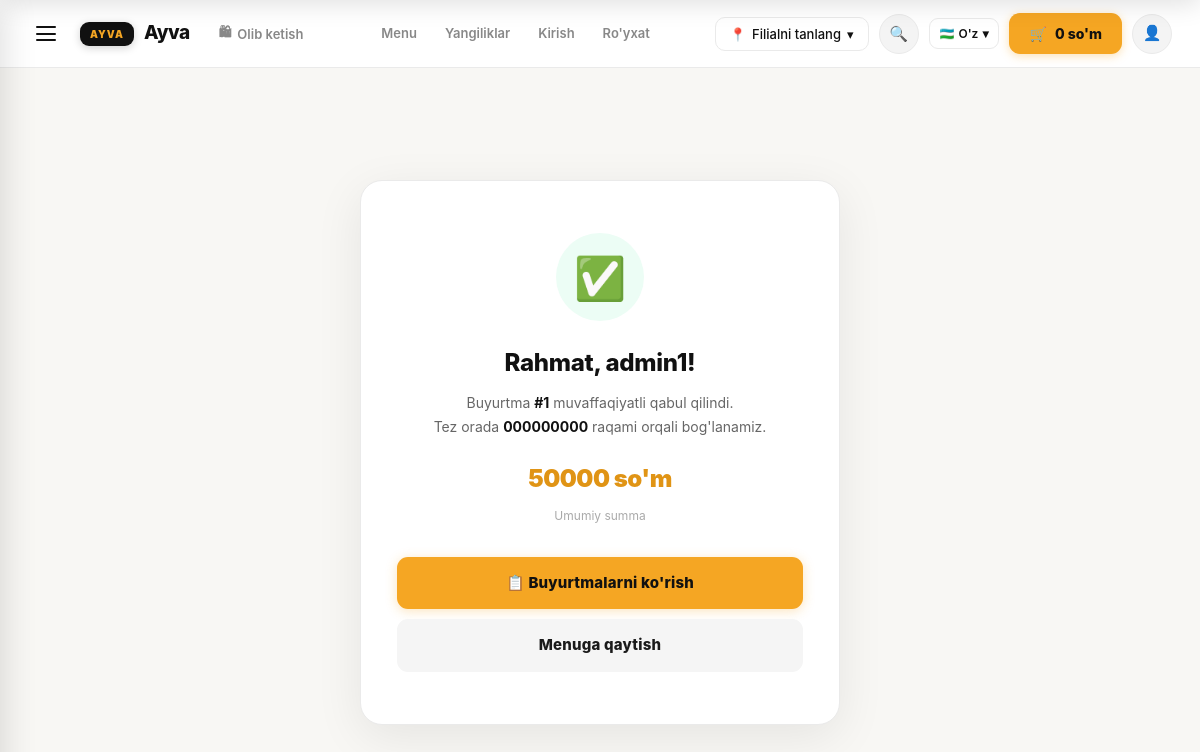
Screenshot of /order/1/tasdiqlandi/ with the database file from the repository.
### menu_app/models.py (models this page shows, shortened)
class Buyurtma(models.Model):
    HOLAT = [
        ('yangi', 'Yangi'),
        ('tasdiqlandi', 'Tasdiqlandi'),
        ('yetkazilmoqda', "Yetkazilmoqda"),
        ('yakunlandi', 'Yakunlandi'),
        ('bekor', 'Bekor qilindi'),
    ]
    foydalanuvchi = models.ForeignKey(
        settings.AUTH_USER_MODEL, on_delete=models.SET_NULL, null=True, blank=True,
        related_name='buyurtmalar'
    )
    ism = models.CharField(max_length=100)
    telefon = models.CharField(max_length=20)
    manzil = models.CharField(max_length=255, blank=True)
    izoh = models.TextField(blank=True)
    jami = models.DecimalField(max_digits=14, decimal_places=2, default=0)
    holat = models.CharField(max_length=20, choices=HOLAT, default='yangi')
    yaratilgan = models.DateTimeField(auto_now_add=True)
    class Meta:
        verbose_name = "Buyurtma"
        verbose_name_plural = "Buyurtmalar"
        ordering = ['-yaratilgan']

### menu_app/views.py (the view)
# urls.py: path('order/<int:pk>/tasdiqlandi/', views.buyurtma_tasdiqlandi, name='buyurtma_tasdiqlandi'),
def buyurtma_tasdiqlandi(request, pk):
    buyurtma = get_object_or_404(Buyurtma, pk=pk)
    context = {'buyurtma': buyurtma}
    context.update(umumiy_context(request))
    return render(request, 'menu_app/tasdiqlandi.html', context)

### menu_app/savatcha.py (called while the page is built)
    def __len__(self):
        return sum(self.savatcha.values())

    def jami_narx(self):
        ids = list(self.savatcha.keys())
        if not ids:
            return Decimal('0')
        return sum(
            Mahsulot.objects.get(id=int(mid)).narxi * soni
            for mid, soni in self.savatcha.items()
        )

### menu_app/views.py (called while the page is built)
def umumiy_context(request):
    savatcha = Savatcha(request)
    return {
        'savatcha_soni': len(savatcha),
        'savatcha_jami': savatcha.jami_narx(),
    }

### menu_app/templates/menu_app/tasdiqlandi.html (shortened to what this page needs)
{% extends 'menu_app/base.html' %}
{% block content %}
<div class="content">
    <div class="tasdiq-sahifa">
        <div style="width:88px;height:88px;border-radius:50%;background:#ecfdf5;
                    display:flex;align-items:center;justify-content:center;
                    font-size:42px;margin:0 auto 24px;">
            ✅
        </div>
        <h1 style="font-size:24px;font-weight:800;margin-bottom:10px;letter-spacing:-.3px;">
            Rahmat, {{ buyurtma.ism }}!
        </h1>
        <p style="color:#666;font-size:14px;line-height:1.7;margin-bottom:22px;">
            Buyurtma <strong style="color:#111;">#{{ buyurtma.id }}</strong> muvaffaqiyatli qabul qilindi.<br>
            Tez orada <strong style="color:#111;">{{ buyurtma.telefon }}</strong> raqami orqali bog'lanamiz.
        </p>
        <div style="font-size:24px;font-weight:900;color:#E09415;
                    margin-bottom:10px;letter-spacing:-.5px;">
            {{ buyurtma.jami|floatformat:0 }} so'm
        </div>
        <p style="font-size:12px;color:#aaa;margin-bottom:32px;">Umumiy summa</p>
        <div style="display:flex;flex-direction:column;gap:10px;">
            <a href="{% url 'menu_app:buyurtmalar_tarixi' %}" class="tolov-btn">
                📋 Buyurtmalarni ko'rish
            </a>
            <a href="{% url 'menu_app:menu' %}"
               class="tolov-btn"
               style="background:#f5f5f5;color:#1a1a1a;box-shadow:none;">
                Menuga qaytish
            </a>
        </div>
    </div>
</div>
{% endblock %}

### menu_app/static/menu_app/style.css (style rules this page uses)
*, *::before, *::after { margin:0; padding:0; box-sizing:border-box; }
:root { --sariq: #F5A623; --sariq-toq: #E09415; --sariq-yorqin: #FFC85A; --qora: #111111; --qora2: #1e1e1e; --wh: #ffffff; --bg: #F8F7F4; --card: #ffffff; --kulrang: #f4f4f4; --chegara: #EAEAEA; --matn-kul: #888; --radius: 14px; --r-sm: 8px; --r-pill: 100px; --shadow: 0 8px 28px rgba(0,0,0,0.10); --shadow-sm: 0 2px 10px rgba(0,0,0,0.07); --shadow-sariq: 0 4px 16px rgba(245,166,35,0.35); }
body { font-family:-apple-system,"Segoe UI",Roboto,Arial,sans-serif; background:var(--bg); color:var(--qora); min-height:100vh; line-height:1.5; }
a { text-decoration:none; color:inherit; }
.content { max-width:1280px; margin:0 auto; padding:32px 28px 80px; }
.tolov-btn, .submit-btn { display:block; width:100%; background:var(--sariq); border-radius:11px; padding:15px; font-weight:800; font-size:15px; color:var(--qora); text-align:center; transition:all 0.18s; box-shadow:0 2px 12px rgba(245,166,35,0.30); letter-spacing:0.2px; cursor:pointer; border:none; font-family:inherit; position:relative; overflow:hidden; }
.tasdiq-sahifa { max-width:480px; margin:80px auto; text-align:center; padding:52px 36px; background:var(--card); border:1px solid var(--chegara); border-radius:22px; box-shadow:0 12px 48px rgba(0,0,0,0.08); }

### rows the page displays
Buyurtma: ism "admin1", id "1", telefon "000000000", jami "50000"

### other values shown
{{ savatcha_jami|default:"0"|floatformat:0 }} "0"
